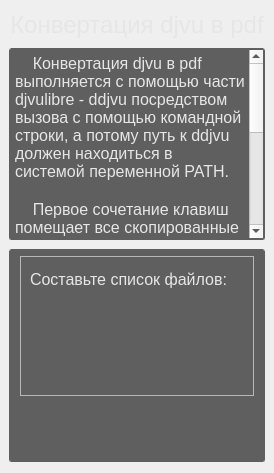
         <widget class="QWidget" name="convert_djvu_pdf_tab">
          <property name="styleSheet">
           <string notr="true">QWidget#convert_djvu_pdf_tab
{
	background-color: rgb(70,70,70);
}</string>
          </property>
          <layout class="QVBoxLayout" name="verticalLayout_9">
           <property name="spacing">
            <number>9</number>
           </property>
           <property name="leftMargin">
            <number>9</number>
           </property>
           <property name="rightMargin">
            <number>9</number>
           </property>
           <item>
            <widget class="QLabel" name="convert_djvu_descript">
             <property name="maximumSize">
              <size>
               <width>16777215</width>
               <height>60</height>
              </size>
             </property>
             <property name="font">
              <font>
               <family>Segoe UI</family>
               <pointsize>18</pointsize>
              </font>
             </property>
             <property name="styleSheet">
              <string notr="true">QLabel
{
	color: rgb(230,230,230);
}</string>
             </property>
             <property name="text">
              <string>Конвертация djvu в pdf</string>
             </property>
             <property name="alignment">
              <set>Qt::AlignCenter</set>
             </property>
            </widget>
           </item>
           <item>
            <widget class="QPlainTextEdit" name="convert_djvu_plain">
             <property name="minimumSize">
              <size>
               <width>0</width>
               <height>0</height>
              </size>
             </property>
             <property name="maximumSize">
              <size>
               <width>100000</width>
               <height>210</height>
              </size>
             </property>
             <property name="font">
              <font>
               <family>Segoe UI</family>
               <pointsize>12</pointsize>
              </font>
             </property>
             <property name="styleSheet">
              <string notr="true">QPlainTextEdit
{
	color: rgb(230,230,230);
	background-color:rgb(95,95,95);
	border-style: double;
	border-width: 2px;
    border-radius: 2px;
	border-color: rgb(95,95,95)
}</string>
             </property>
             <property name="plainText">
              <string>    Конвертация djvu в pdf выполняется с помощью части djvulibre - ddjvu посредством вызова с помощью командной строки, а потому путь к ddjvu должен находиться в системой переменной PATH.

    Первое сочетание клавиш помещает все скопированные файлы формата .djvu в список. Второе извлекает путь до конечной папки.

    Конечная папка - то. куда будут помещены все выбранные файлы после конвертации. Не указывайте ее, если хотите, чтобы файлы остались в папках оригиналов.</string>
             </property>
             <property name="textInteractionFlags">
              <set>Qt::TextSelectableByKeyboard|Qt::TextSelectableByMouse</set>
             </property>
            </widget>
           </item>
           <item>
            <widget class="QFrame" name="bottom_djvu_to_pdf_frame">
             <property name="styleSheet">
              <string notr="true">QFrame#bottom_djvu_to_pdf_frame
{
	color: rgb(230,230,230);
	background-color:rgb(95,95,95);
	border-style: double;
	border-width: 2px;
    border-radius: 2px;
	border-color: rgb(95,95,95)
}</string>
             </property>
             <property name="frameShape">
              <enum>QFrame::StyledPanel</enum>
             </property>
             <property name="frameShadow">
              <enum>QFrame::Raised</enum>
             </property>
             <layout class="QVBoxLayout" name="verticalLayout_8">
              <property name="spacing">
               <number>30</number>
              </property>
              <property name="topMargin">
               <number>0</number>
              </property>
              <property name="rightMargin">
               <number>9</number>
              </property>
              <item>
               <widget class="QFrame" name="convert_djvu_list_frame">
                <property name="minimumSize">
                 <size>
                  <width>0</width>
                  <height>140</height>
                 </size>
                </property>
                <property name="maximumSize">
                 <size>
                  <width>16777215</width>
                  <height>130</height>
                 </size>
                </property>
                <property name="frameShape">
                 <enum>QFrame::StyledPanel</enum>
                </property>
                <property name="frameShadow">
                 <enum>QFrame::Raised</enum>
                </property>
                <widget class="QListWidget" name="convert_djvu_list_main">
                 <property name="geometry">
                  <rect>
                   <x>415</x>
                   <y>10</y>
                   <width>341</width>
                   <height>111</height>
                  </rect>
                 </property>
                 <property name="styleSheet">
                  <string notr="true">QListWidget
 { background-color: rgb(120, 120, 120);
	color: rgb(245, 245, 245);
	border-style: double;
	border-width: 1px;
    border-radius: 1px;
	border-color: rgb(120, 120, 120);
}</string>
                 </property>
                </widget>
                <widget class="QPushButton" name="convert_djvu_list_add">
                 <property name="geometry">
                  <rect>
                   <x>255</x>
                   <y>10</y>
                   <width>141</width>
                   <height>30</height>
                  </rect>
                 </property>
                 <property name="minimumSize">
                  <size>
                   <width>0</width>
                   <height>30</height>
                  </size>
                 </property>
                 <property name="font">
                  <font>
                   <family>Segoe UI</family>
                   <pointsize>12</pointsize>
                  </font>
                 </property>
                 <property name="styleSheet">
                  <string notr="true">QPushButton
 { background-color: rgb(120, 120, 120);
	color: rgb(245, 245, 245);
	border-style: double;
	border-width: 1px;
    border-radius: 1px;
	border-color: rgb(120, 120, 120); }
QPushButton:hover
 { background-color: rgb(130, 130, 130);
	color: rgb(245, 245, 245);
	border-color: rgb(130, 130, 130); }
QPushButton:pressed
 { background-color: rgb(110, 110, 110);
	color: rgb(245, 245, 245);
	border-color: rgb(190, 190, 190); }</string>
                 </property>
                 <property name="text">
                  <string>Добавить файл</string>
                 </property>
                </widget>
                <widget class="QLabel" name="convert_djvu_list_descript">
                 <property name="geometry">
                  <rect>
                   <x>10</x>
                   <y>13</y>
                   <width>271</width>
                   <height>21</height>
                  </rect>
                 </property>
                 <property name="font">
                  <font>
                   <family>Segoe UI</family>
                   <pointsize>12</pointsize>
                  </font>
                 </property>
                 <property name="styleSheet">
                  <string notr="true">QLabel
{
	color: rgb(230,230,230);
}</string>
                 </property>
                 <property name="text">
                  <string>Составьте список файлов:</string>
                 </property>
                </widget>
                <widget class="QPushButton" name="convert_djvu_list_delete">
                 <property name="geometry">
                  <rect>
                   <x>255</x>
                   <y>50</y>
                   <width>141</width>
                   <height>30</height>
                  </rect>
                 </property>
                 <property name="minimumSize">
                  <size>
                   <width>0</width>
                   <height>30</height>
                  </size>
                 </property>
                 <property name="font">
                  <font>
                   <family>Segoe UI</family>
                   <pointsize>12</pointsize>
                  </font>
                 </property>
                 <property name="styleSheet">
                  <string notr="true">QPushButton
 { background-color: rgb(120, 120, 120);
	color: rgb(245, 245, 245);
	border-style: double;
	border-width: 1px;
    border-radius: 1px;
	border-color: rgb(120, 120, 120); }
QPushButton:hover
 { background-color: rgb(130, 130, 130);
	color: rgb(245, 245, 245);
	border-color: rgb(130, 130, 130); }
QPushButton:pressed
 { background-color: rgb(110, 110, 110);
	color: rgb(245, 245, 245);
	border-color: rgb(190, 190, 190); }</string>
                 </property>
                 <property name="text">
                  <string>Удалить элемент</string>
                 </property>
                </widget>
                <widget class="QPushButton" name="convert_djvu_list_clear">
                 <property name="geometry">
                  <rect>
                   <x>255</x>
                   <y>90</y>
                   <width>141</width>
                   <height>30</height>
                  </rect>
                 </property>
                 <property name="minimumSize">
                  <size>
                   <width>0</width>
                   <height>30</height>
                  </size>
                 </property>
                 <property name="font">
                  <font>
                   <family>Segoe UI</family>
                   <pointsize>12</pointsize>
                  </font>
                 </property>
                 <property name="styleSheet">
                  <string notr="true">QPushButton
 { background-color: rgb(120, 120, 120);
	color: rgb(245, 245, 245);
	border-style: double;
	border-width: 1px;
    border-radius: 1px;
	border-color: rgb(120, 120, 120); }
QPushButton:hover
 { background-color: rgb(130, 130, 130);
	color: rgb(245, 245, 245);
	border-color: rgb(130, 130, 130); }
QPushButton:pressed
 { background-color: rgb(110, 110, 110);
	color: rgb(245, 245, 245);
	border-color: rgb(190, 190, 190); }</string>
                 </property>
                 <property name="text">
                  <string>Очистить список</string>
                 </property>
                </widget>
               </widget>
              </item>
              <item>
               <widget class="QFrame" name="convert_djvu_end_frame">
                <property name="maximumSize">
                 <size>
                  <width>16777215</width>
                  <height>55</height>
                 </size>
                </property>
                <property name="frameShape">
                 <enum>QFrame::StyledPanel</enum>
                </property>
                <property name="frameShadow">
                 <enum>QFrame::Raised</enum>
                </property>
                <widget class="QLabel" name="convert_djvu_end_descript">
                 <property name="geometry">
                  <rect>
                   <x>10</x>
                   <y>12</y>
                   <width>207</width>
                   <height>21</height>
                  </rect>
                 </property>
                 <property name="font">
                  <font>
                   <family>Segoe UI</family>
                   <pointsize>12</pointsize>
                  </font>
                 </property>
                 <property name="styleSheet">
                  <string notr="true">QLabel
{
	color: rgb(230,230,230);
}</string>
                 </property>
                 <property name="text">
                  <string>Укажите конечную папку:</string>
                 </property>
                </widget>
                <widget class="QPushButton" name="convert_djvu_end_button">
                 <property name="geometry">
                  <rect>
                   <x>255</x>
                   <y>12</y>
                   <width>141</width>
                   <height>30</height>
                  </rect>
                 </property>
                 <property name="minimumSize">
                  <size>
                   <width>0</width>
                   <height>25</height>
                  </size>
                 </property>
                 <property name="font">
                  <font>
                   <family>Segoe UI</family>
                   <pointsize>12</pointsize>
                  </font>
                 </property>
                 <property name="styleSheet">
                  <string notr="true">QPushButton
 { background-color: rgb(120, 120, 120);
	color: rgb(245, 245, 245);
	border-style: double;
	border-width: 1px;
    border-radius: 1px;
	border-color: rgb(120, 120, 120); }
QPushButton:hover
 { background-color: rgb(130, 130, 130);
	color: rgb(245, 245, 245);
	border-color: rgb(130, 130, 130); }
QPushButton:pressed
 { background-color: rgb(110, 110, 110);
	color: rgb(245, 245, 245);
	border-color: rgb(190, 190, 190); }</string>
                 </property>
                 <property name="text">
                  <string>Выбрать папку...</string>
                 </property>
                </widget>
                <widget class="QLineEdit" name="convert_djvu_end_name">
                 <property name="geometry">
                  <rect>
                   <x>415</x>
                   <y>12</y>
                   <width>341</width>
                   <height>25</height>
                  </rect>
                 </property>
                 <property name="font">
                  <font>
                   <family>Segoe UI</family>
                   <pointsize>12</pointsize>
                  </font>
                 </property>
                 <property name="styleSheet">
                  <string notr="true">QLineEdit{
	background-color: rgb(120, 120, 120);
	color: rgb(245, 245, 245);
	border-style: double;
	border-width: 1px;
    border-radius: 1px;
	border-color: rgb(120, 120, 120);
}
QLineEdit:hover{
	 background-color: rgb(130, 130, 130);
	color: rgb(245, 245, 245);
	border-color: rgb(130, 130, 130); 
	border-style: double;
	border-width: 1px;
    border-radius: 1px;
}
QLineEdit:focus{
	background-color: rgb(100, 100, 100);
	color: rgb(235, 235, 235);
	border-style: double;
	border-width: 1px;
    border-radius: 1px;
	border-color: rgb(190, 190, 190) ;
}</string>
                 </property>
                 <property name="readOnly">
                  <bool>true</bool>
                 </property>
                </widget>
               </widget>
              </item>
              <item>
               <widget class="QFrame" name="convert_djvu_do_frame">
                <property name="maximumSize">
                 <size>
                  <width>16777215</width>
                  <height>40</height>
                 </size>
                </property>
                <property name="frameShape">
                 <enum>QFrame::StyledPanel</enum>
                </property>
                <property name="frameShadow">
                 <enum>QFrame::Raised</enum>
                </property>
                <widget class="QPushButton" name="convert_djvu_do_button">
                 <property name="geometry">
                  <rect>
                   <x>415</x>
                   <y>0</y>
                   <width>341</width>
                   <height>37</height>
                  </rect>
                 </property>
                 <property name="minimumSize">
                  <size>
                   <width>0</width>
                   <height>35</height>
                  </size>
                 </property>
                 <property name="font">
                  <font>
                   <family>Segoe UI</family>
                   <pointsize>12</pointsize>
                  </font>
                 </property>
                 <property name="styleSheet">
                  <string notr="true">QPushButton
 { background-color: rgb(120, 120, 120);
	color: rgb(245, 245, 245);
	border-style: double;
	border-width: 1px;
    border-radius: 1px;
	border-color: rgb(120, 120, 120); }
QPushButton:hover
 { background-color: rgb(130, 130, 130);
	color: rgb(245, 245, 245);
	border-color: rgb(130, 130, 130); }
QPushButton:pressed
 { background-color: rgb(110, 110, 110);
	color: rgb(245, 245, 245);
	border-color: rgb(190, 190, 190); }</string>
                 </property>
                 <property name="text">
                  <string>Конвертировать!</string>
                 </property>
                </widget>
                <widget class="QLabel" name="convert_djvu_do_descript">
                 <property name="geometry">
                  <rect>
                   <x>10</x>
                   <y>10</y>
                   <width>341</width>
                   <height>21</height>
                  </rect>
                 </property>
                 <property name="font">
                  <font>
                   <family>Segoe UI</family>
                   <pointsize>12</pointsize>
                  </font>
                 </property>
                 <property name="styleSheet">
                  <string notr="true">QLabel
{
	color: rgb(230,230,230);
}</string>
                 </property>
                 <property name="text">
                  <string>Проведите конвертацию, нажав на кнопку: </string>
                 </property>
                </widget>
               </widget>
              </item>
             </layout>
            </widget>
           </item>
          </layout>
         </widget>
